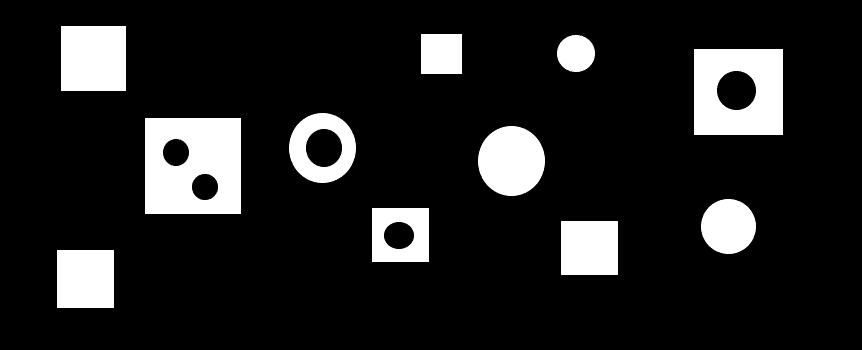
%> input picture Task 4/morph.png, 862 x 350 px
$ octave --eval "result = Holes_Counter(imread('morph.png'));"   (GNU Octave 9; MATLAB toolbox functions it lacks are replaced by stand-ins)
%> lines starting %> are read from the running program, lines starting %| are printed output that depends on the picture; in (x1, y1, x2, y2) boxes, pixels count from 0 and x2, y2 are one past the last pixel; in counts of white or black regions, pixels touching at a corner belong together; the program's own positions count from 1
function [ ans ] = Holes_Counter( img )
    %img = imread('morph.png');
    img = rgb2gray(img);
    img = ~im2bw(img);
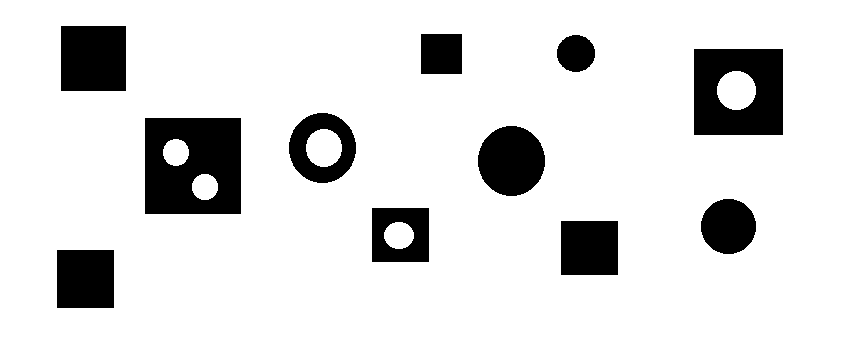
%> img: size 350x862 logical; 87.1% white; 11 black regions, largest, box (x1, y1, x2, y2) and area: (145, 118, 241, 214) 8122, (694, 49, 783, 135) 6453, (61, 26, 126, 91) 4225
    [lbb ans]=bwlabel(img);
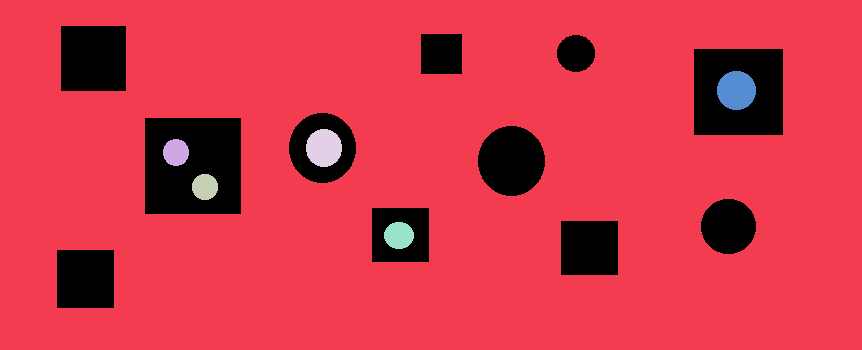
%> lbb: size 350x862 double; 7 distinct labels, from 0 to 6; one colour per label, 0 black
%> ans = 6
    ans = ans-1
%> ans = -1
    coloredLabelsImage = label2rgb (lbb);
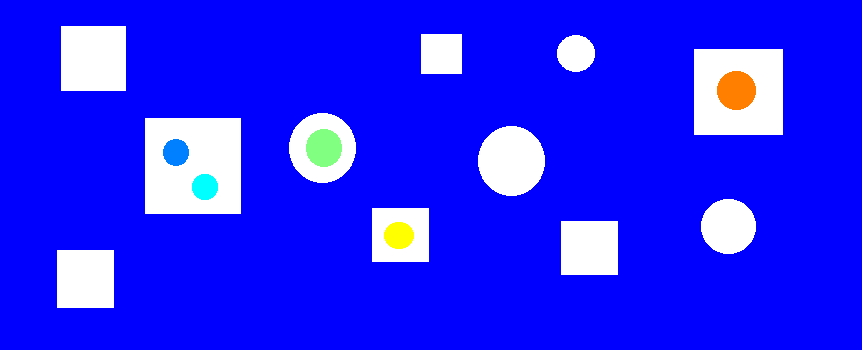
%> coloredLabelsImage: size 350x862x3 uint8; mean R, G, B 35, 35.6, 253
%> `result = Holes_Counter(imread('morph.png'));`: result = 0
    imshow(coloredLabelsImage);
end
